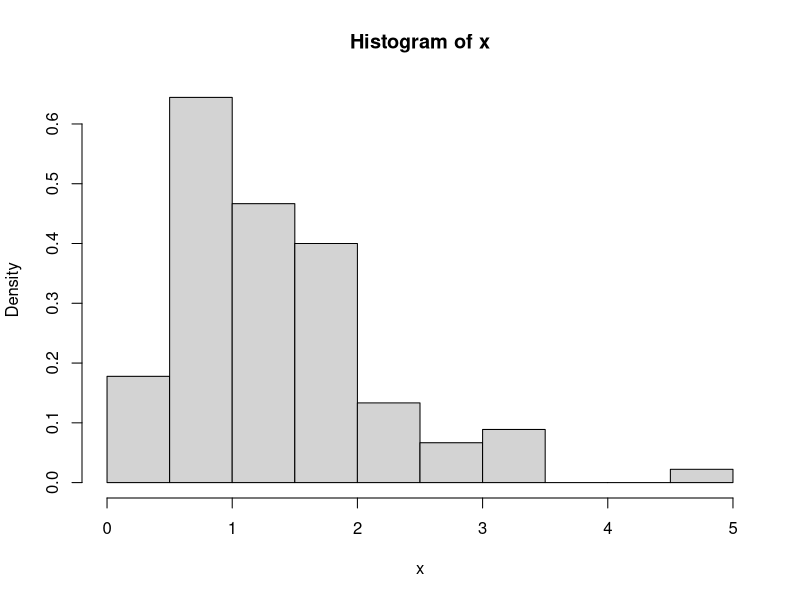
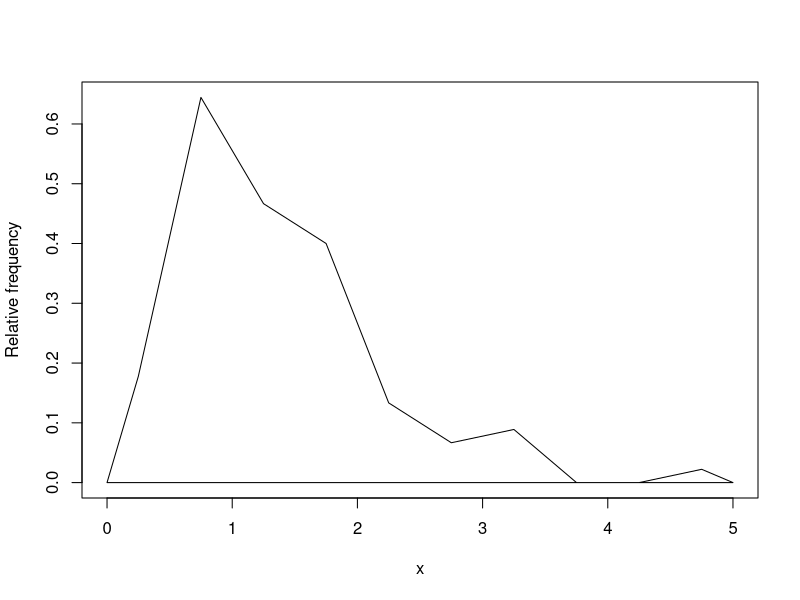

Reproduce these figures in R, in order.
x <- c(1.06, 0.74, 1.5, 0.5, 0.89, 1.77, 0.96, 3.31, 0.69, 1.07, 2.73, 
1.79, 2.04, 0.73, 0.2, 0.97, 2.66, 0.83, 1.17, 1.47, 1.23, 2.01, 
0.86, 0.63, 0.93, 0.72, 1.31, 0.79, 1.47, 0.08, 0.19, 2.31, 0.32, 
0.81, 1.79, 1.27, 4.87, 0.87, 2.34, 1.05, 1.12, 0.7, 0.32, 2.24, 
0.86, 1.7, 1.05, 1.2, 1.86, 3.03, 1.09, 1.58, 1.77, 2, 0.74, 
0.88, 0.82, 3.13, 0.75, 1, 1.86, 2, 1.61, 0.49, 1.16, 0.45, 0.74, 
1.38, 1.28, 0.97, 0.85, 1, 1.57, 1.46, 1.32, 1.62, 0.97, 0.91, 
1.24, 1.79, 1.68, 1.69, 1.49, 2.31, 0.81, 1.61, 0.88, 1.52, 2.54, 
3.11)

# a) Histogram
hx <- hist(x,freq=FALSE)

# b) Frequency polygon
plot(c(hx$breaks[1],hx$mids,tail(hx$breaks,1),0),
	c(0,hx$density,0,hx$breaks[1]),type='l',
	xlab='x', ylab='Relative frequency')
	
# c) summary statistics
library(psych) # contains the useful function describe()
describe(x)
			
